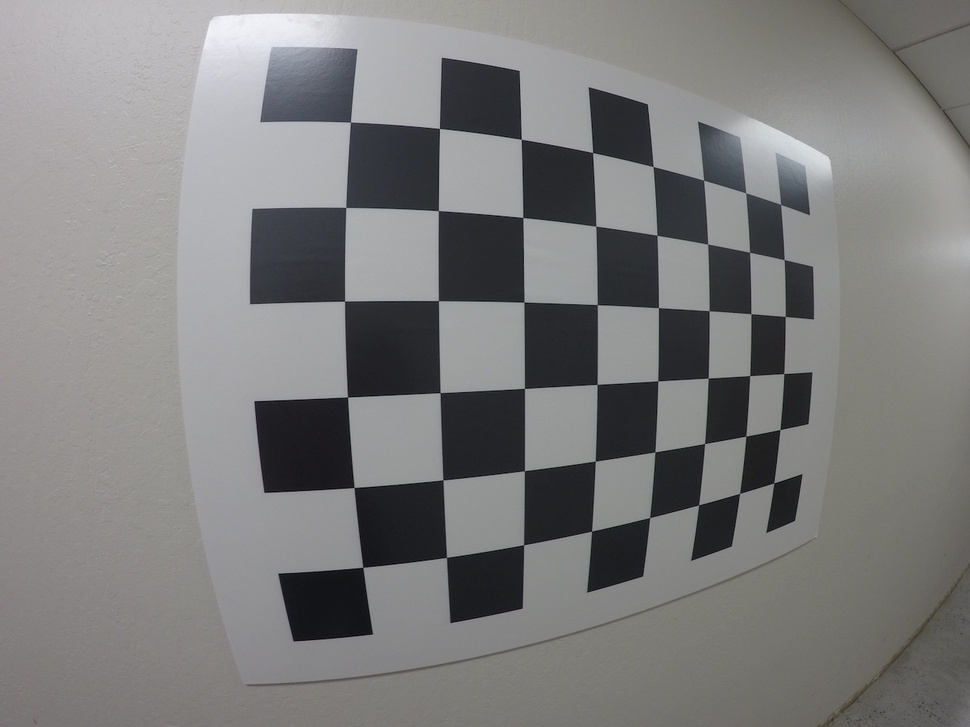
#> input picture camera_cal/GOPR0032.jpg, 970 x 727 px, shrunk from 1280 x 960 before the run; its folder holds only this picture in this run
$ python calibration.py
#> lines starting #> are read from the running program, lines starting #| are printed output that depends on the picture
import numpy as np
import cv2
import glob
import pickle

#Compute the camera calibration matrix and distortion coefficients given a set of chessboard images.
# prepare object points, like (0,0,0), (1,0,0), (2,0,0) ....,(6,5,0)
objp = np.zeros((6*8,3), np.float32)
objp[:,:2] = np.mgrid[0:8, 0:6].T.reshape(-1,2)

# Arrays to store object points and image points from all the images.
objpoints = [] # 3d points in real world space
imgpoints = [] # 2d points in image plane.

# Make a list of calibration images
images = glob.glob('camera_cal/GO*.jpg')

# Step through the list and search for chessboard corners
for idx, fname in enumerate(images):
    img = cv2.imread(fname)
#> img is the input picture: shape (727, 970, 3); mean B, G, R 124.7, 124.9, 125.1
    gray = cv2.cvtColor(img, cv2.COLOR_BGR2GRAY)

    # Find the chessboard corners
    ret, corners = cv2.findChessboardCorners(gray, (8,6), None)
#> ret = True; corners = 48 rows, first 8: [350.4, 122], [439.4, 128.4], [521.3, 139.2], [592.7, 152.7], [653.1, 166.5], [703.6, 180.2], [745.7, 192.7], [780.6, 204.5]

    # If found, add object points, image points
    if ret == True:
        objpoints.append(objp)
        imgpoints.append(corners)

# Test undistortion on an image
img = cv2.imread('test_images/test4.jpg')
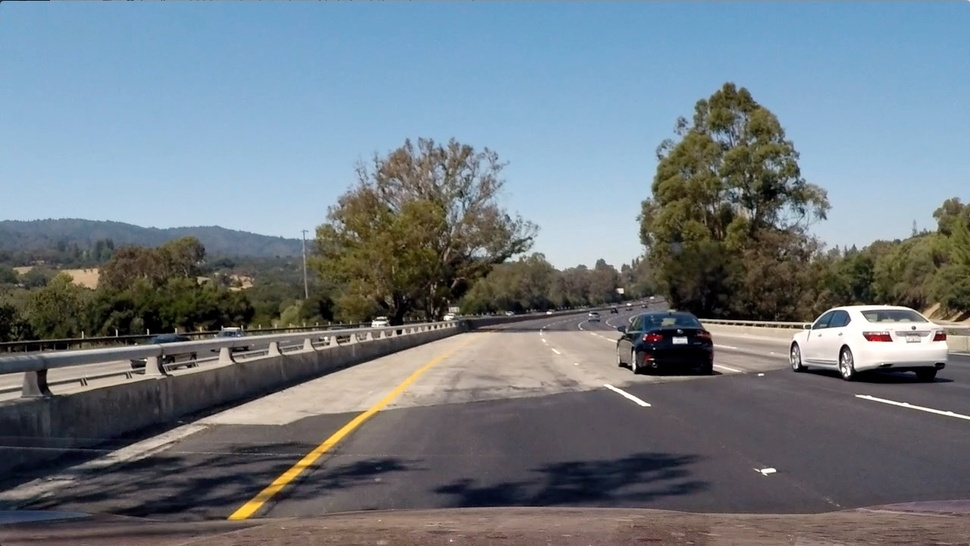
#> input picture test_images/test4.jpg, 970 x 546 px, shrunk from 1280 x 720 before the run
#> img is the input picture: shape (546, 970, 3); mean B, G, R 130.9, 122.7, 112.1
img_size = (img.shape[1], img.shape[0])
#> img_size = (970, 546)

# Do camera calibration given object points and image points
ret, mtx, dist, rvecs, tvecs = cv2.calibrateCamera(objpoints, imgpoints, img_size,None,None)
#> ret = 0.256; mtx = [[382.6, 0, 484.1], [0, 383.8, 375.4], [0, 0, 1]]; dist = [[-0.222, 0.0884, -0.000207, 0.0058, -0.0261]]; rvecs = ([0.0812, -0.295, -0.0252],); tvecs = ([-1.48, -2.76, 3.64],)

dst = cv2.undistort(img, mtx, dist, None, mtx)
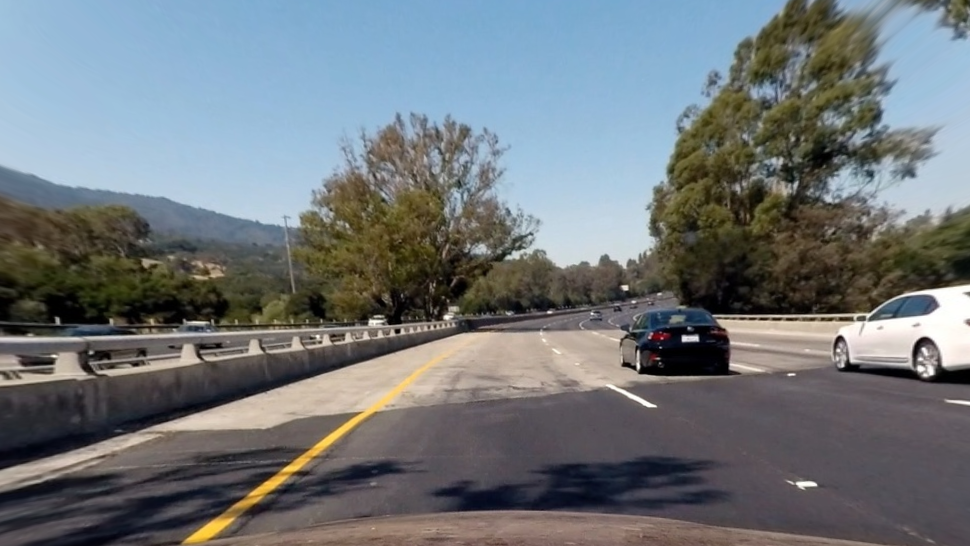
#> dst: shape (546, 970, 3); mean B, G, R 121.8, 118, 112
cv2.imwrite('test_undist.jpg',dst)

# Save the camera calibration result for later use (we won't worry about rvecs / tvecs)
dist_pickle = {}
dist_pickle["mtx"] = mtx
dist_pickle["dist"] = dist
pickle.dump( dist_pickle, open("dist_pickle.p", "wb"))
